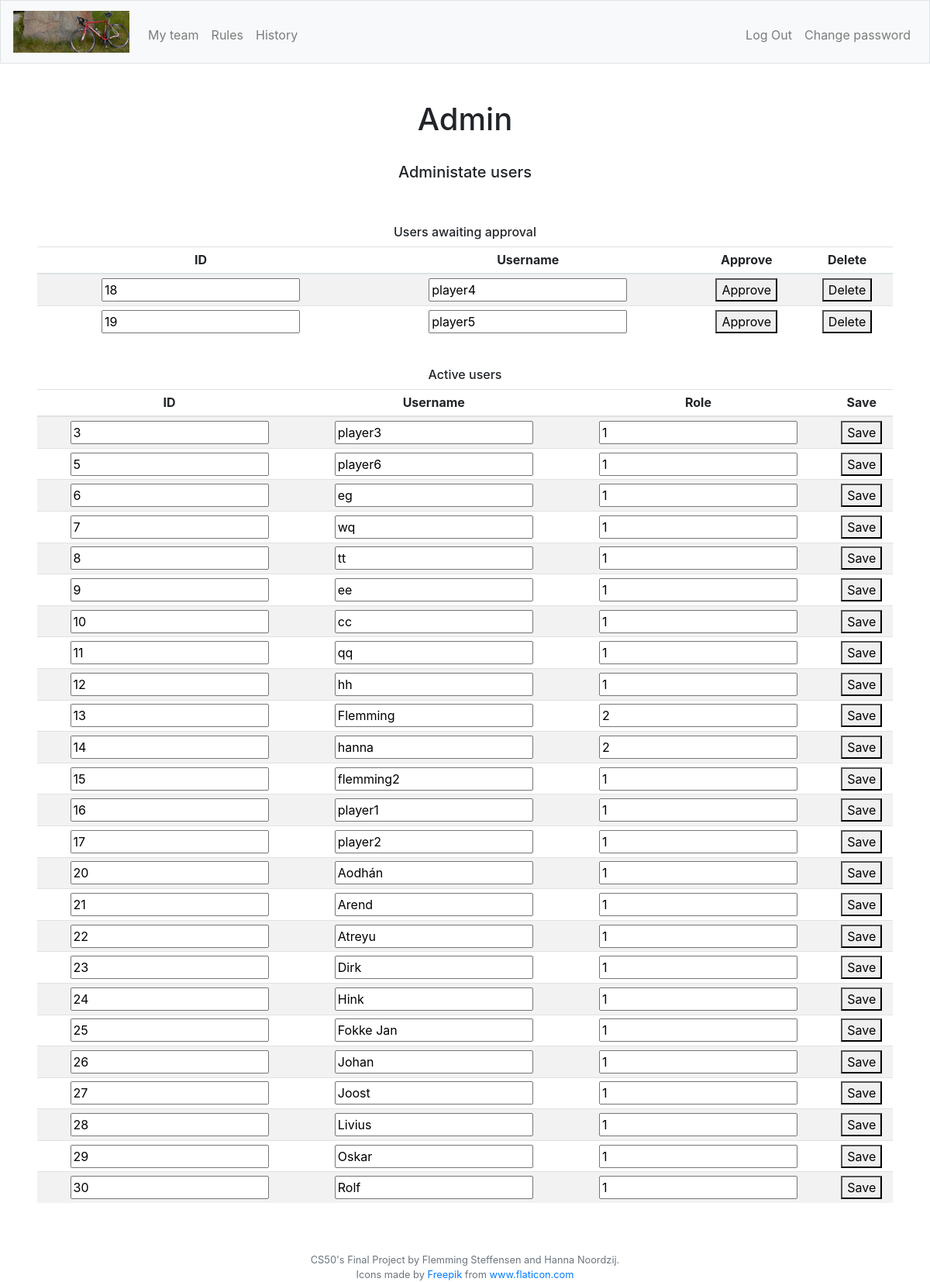
Page /editUser (signed in) on the earlier database version.
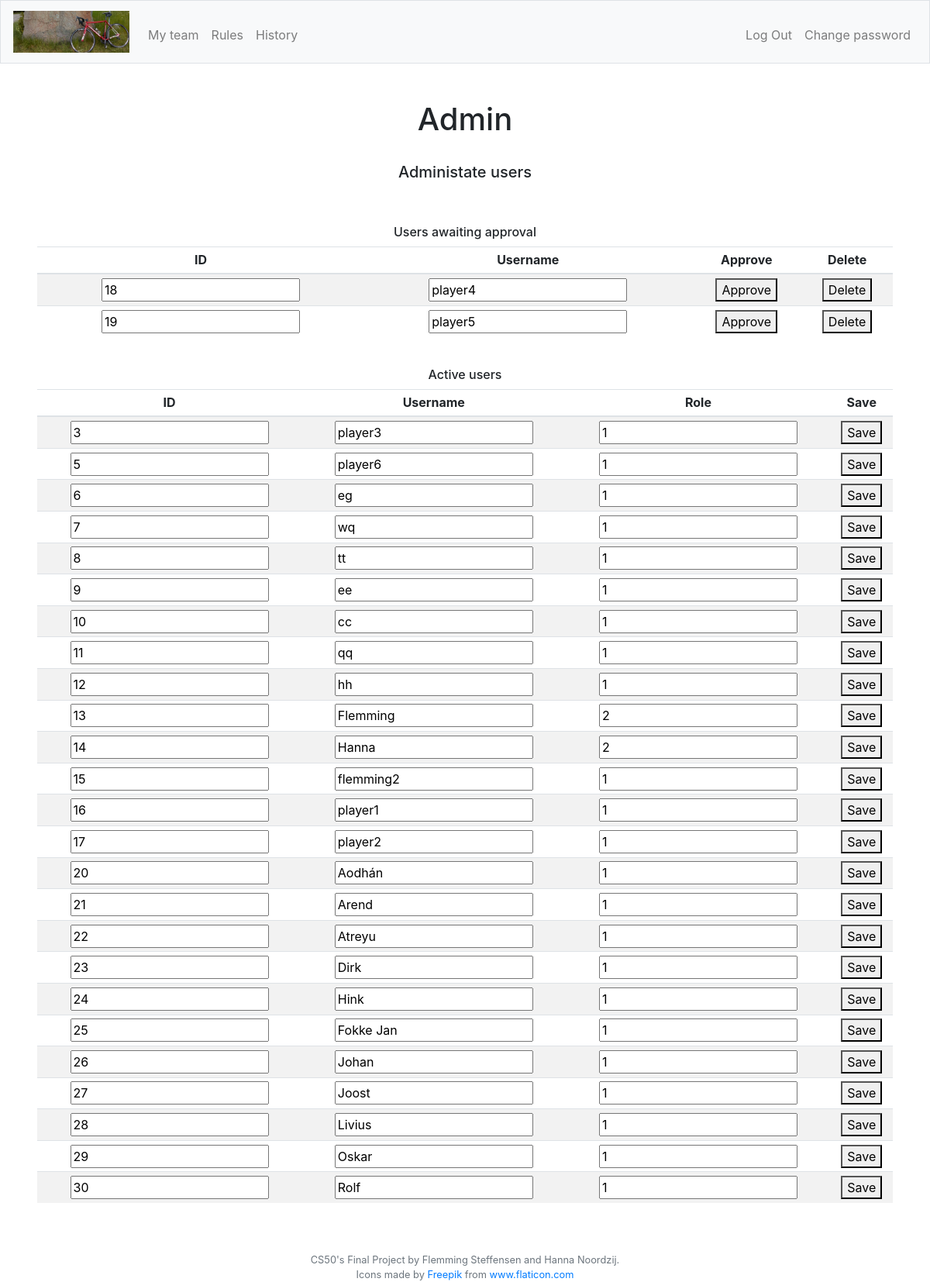
Same page on the later database version.
### tables this page shows
CREATE TABLE "users" (
	"id"	INTEGER NOT NULL,
	"username"	TEXT NOT NULL,
	"hash"	TEXT NOT NULL,
	"role"	INTEGER NOT NULL DEFAULT 1,
	"approved"	INTEGER NOT NULL DEFAULT 0,
	PRIMARY KEY("id" AUTOINCREMENT)
);

### app.py (the view)
@app.route("/editUser", methods=["GET", "POST"])
@login_required
def editUser():
    if request.method == "GET":
        role = getRole()
        applicants = db.execute("SELECT id, username FROM users WHERE approved = 0")
        users = db.execute("SELECT id, username, role, approved FROM users WHERE approved = 1")
        return render_template("editUser.html", role=role, users=users, applicants=applicants)
    """Set user to approved or delete user"""
    if request.method == "POST":
        role = getRole()
        db.execute("UPDATE users SET username = :username, role = :role WHERE id = :id", id=request.form.get("userid"), username=request.form.get("username"), role=request.form.get("role"))
        return redirect('/editUser')

### app.py (called while the page is built)
@app.after_request
def after_request(response):
    response.headers["Cache-Control"] = "no-cache, no-store, must-revalidate"
    response.headers["Expires"] = 0
    response.headers["Pragma"] = "no-cache"
    return response

### helpers.py (called while the page is built)
def login_required(f):
    @wraps(f)
    def decorated_function(*args, **kwargs):
        if session.get("user_id") is None:
            return redirect("/login")
        return f(*args, **kwargs)
    return decorated_function

def getRole():
    role = db.execute("SELECT role FROM users WHERE id = :userid", userid=session["user_id"])
    role2 = role[0]["role"]
    return role2

### templates/editUser.html (shortened to what this page needs)
{% extends "layout.html" %}
{% block main %}
    <div>
        <h1>Admin</h1>
        <br>
        <h5>Administate users</h5>
        <br>
        <br>
        <h6>Users awaiting approval</h6>
        <table class="table table-striped table-sm">
            <thead>
                <tr>
                    <th class="">ID</th>
                    <th>Username</th>
                    <th>Approve</th>
                    <th>Delete</th>
                </tr>
            </thead>
            <tbody>
                {% for applicant in applicants %}
                    <form id="{{ applicant.id ~ applicant.username }}" action="" method="post">
                        <tr>
                            <td class=""><input type="number" id="{{applicant.id}}" readonly value="{{applicant.id}}" name="userid"></td>
                            <td class=""><input type="text" id="{{applicant.username}}" readonly value="{{applicant.username}}"></td>
                            <td><button type="submit" formaction="/approveUser">Approve</button></td>
                            <td><button type="submit" formaction="/deleteUser">Delete</button></td>
                        </tr>
                    </form>
                {% endfor %}
            </tbody>
        </table>
        <br>
        <h6>Active users</h6>
        <table class="table table-striped table-sm">
            <thead>
                <tr>
                    <th class="">ID</th>
                    <th>Username</th>
                    <th>Role</th>
                    <th>Save</th>
                </tr>
            </thead>
            <tbody>
                {% for user in users %}
                    <form id="{{ user.id ~ user.username }}" action="" method="post">
                        <tr>
                            <td class=""><input type="number" id="{{user.id}}" readonly value="{{user.id}}" name="userid"></td>
                            <td class=""><input type="text" id="{{user.username}}" value="{{user.username}}" name="username"></td>
                            <td><input type="number" id="{{user.role}}" value="{{user.role}}" name="role"></td>
                            <td><button type="submit" formaction="/editUser">Save</button></td>
                        </tr>
                    </form>
                {% endfor %}
            </tbody>
        </table>
    </div>
{% endblock %}

Differences in the rows shown:
changed users id 14: username "hanna" → "Hanna"
